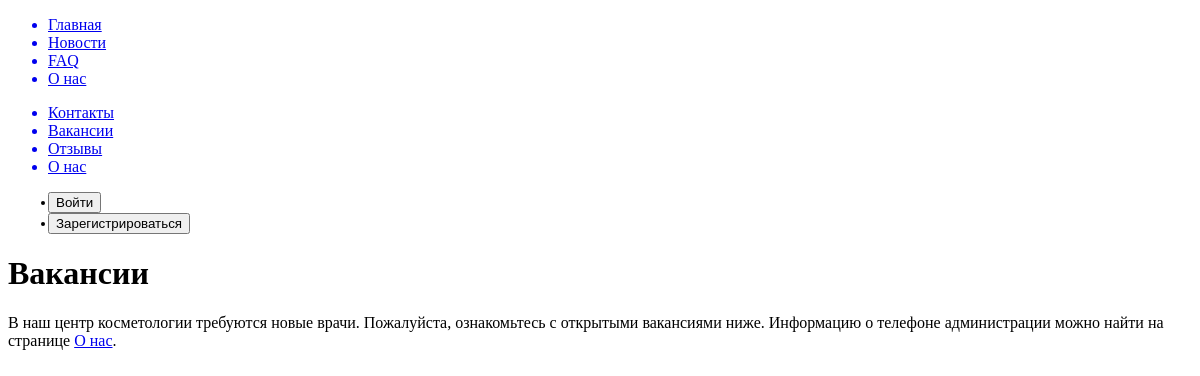
/clinic/vacancies, run on an earlier commit of the app's database.
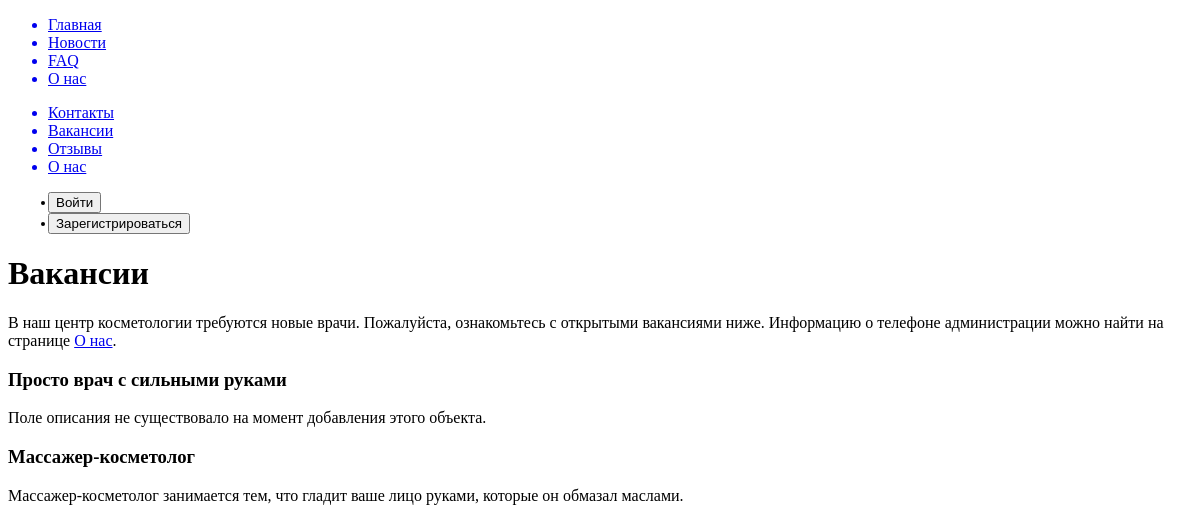
And on a later commit of the database.
### clinic/models.py (models this page shows, shortened)
class Vacancies(models.Model):
    service_specialization = models.ForeignKey(ServiceSpecializations, on_delete=models.CASCADE, related_name='vacancy',
                                               verbose_name='Специализация вакансии')
    class Meta:
        verbose_name = 'Вакансия'
        verbose_name_plural = 'Вакансии'

class ServiceSpecializations(models.Model):
    service_category = models.ForeignKey(ServiceCategories, on_delete=models.CASCADE, related_name='specializations')
    doctor_specialization = models.ForeignKey(Specializations, on_delete=models.CASCADE, related_name='services')
    class Meta:
        verbose_name = 'Специализация для категории услуг'
        verbose_name_plural = 'Специализации для категорий услуг'

class Specializations(models.Model):
    name = models.CharField('Специализация', max_length=50)
    description = models.TextField('Описание', max_length=500)
    class Meta:
        verbose_name = 'Специализация врачей'
        verbose_name_plural = 'Специализации врачей'

### clinic/views.py (the view)
# urls.py: path('vacancies', views.vacancies_view, name='vacancies'),
def vacancies_view(request):
    vacancies = Vacancies.objects.all()
    return render(request, 'clinic/vacancies.html', {'vacancies': vacancies})

### clinic/templates/clinic/vacancies.html (shortened to what this page needs)
{% extends 'main/layout.html' %}
{% block content %}
    <h1>Вакансии</h1>
    <p>В наш центр косметологии требуются новые врачи. Пожалуйста, ознакомьтесь с открытыми вакансиями ниже. Информацию о телефоне администрации можно найти на странице <a href="{% url 'about' %}">О нас</a>.</p>
    {% for vacancy in vacancies %}
        <div class="vacancy">
            <h3>{{ vacancy.service_specialization.doctor_specialization.name }}</h3>
            <p>{{ vacancy.service_specialization.doctor_specialization.description }}</p>
        </div>
    {% endfor %}
{% endblock %}

What changed in the data, as far as the page shows it:
added Vacancies: service_specialization.doctor_specialization.name "Просто врач с сильными руками", service_specialization.doctor_specialization.description "Поле описания не существовало на момент добавления этого объекта."
added Vacancies: service_specialization.doctor_specialization.name "Массажер-косметолог", service_specialization.doctor_specialization.description "Массажер-косметолог занимается тем, что гладит ваше лицо руками, которые он обмазал маслами."
